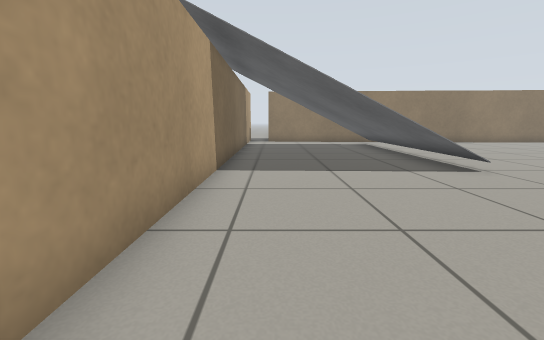
View 1 (above)

20 first-person views from a walk through a world built for the Gazebo simulator. The camera is 0.62 m above the floor, tilts 10° down and sees 90° across. The floor is counted in squares, 0.5 m on a side. Each view is taken from the middle of a square. On the plan, view 1 faces up. The plan holds only what a view shows up to about 12 squares ahead; the rest is blank. The place goes on beyond the plan.

View 2
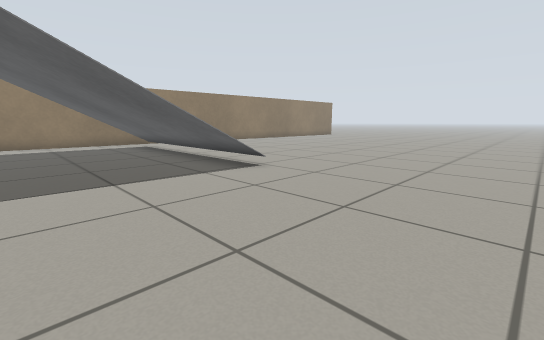

View 3
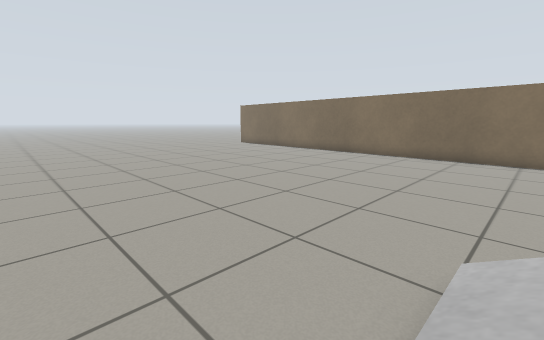

View 4
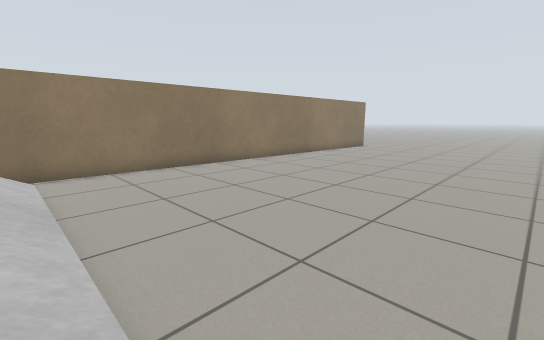

View 5
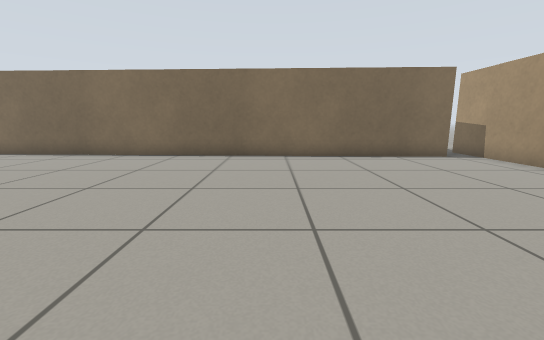

View 6
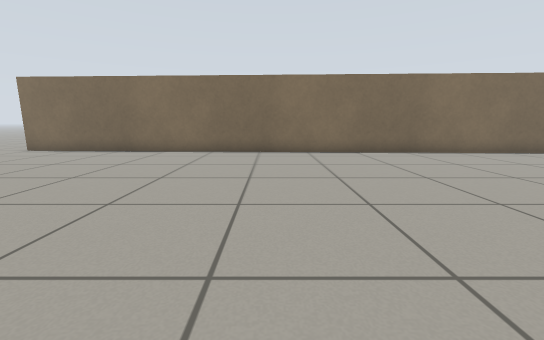

View 7
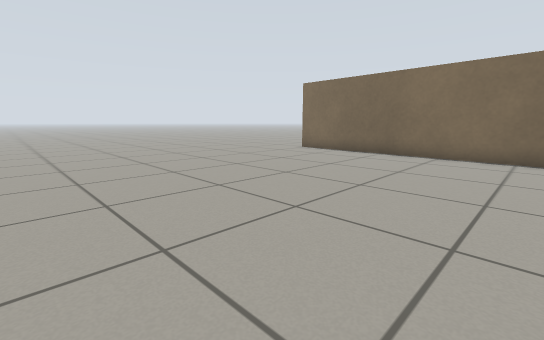

View 8
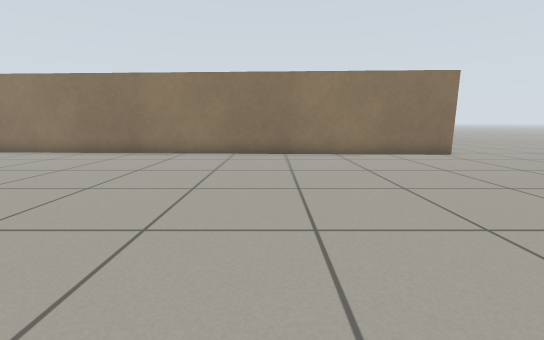

View 9
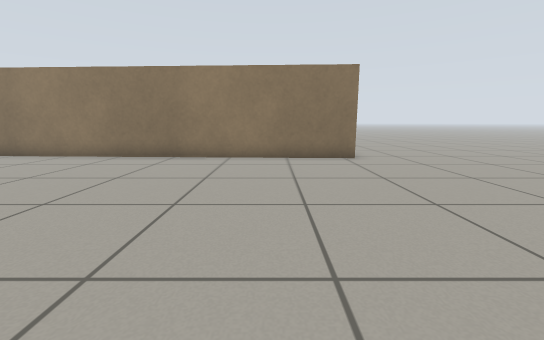

View 10
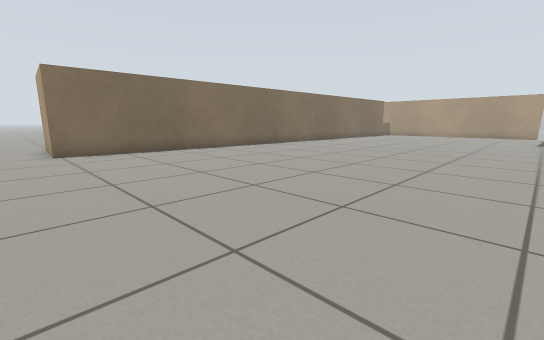

View 11
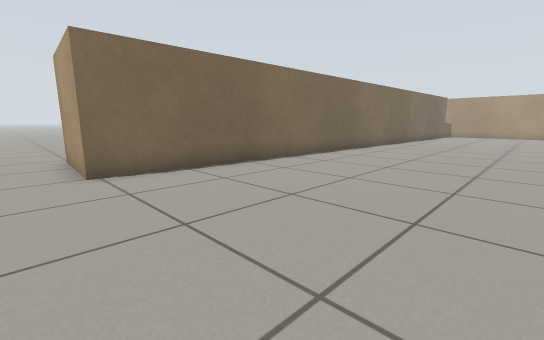

View 12
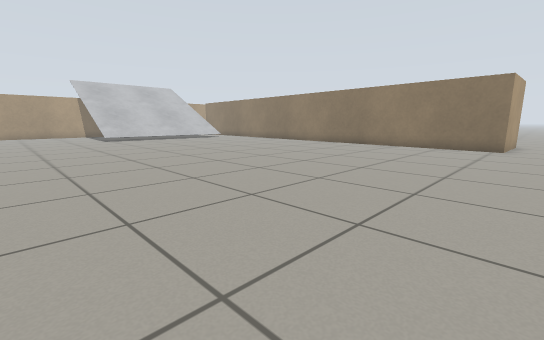

View 13
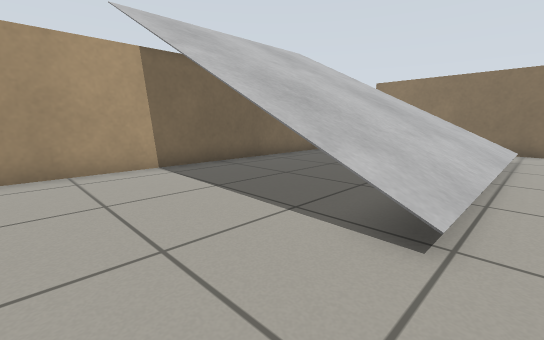

View 14
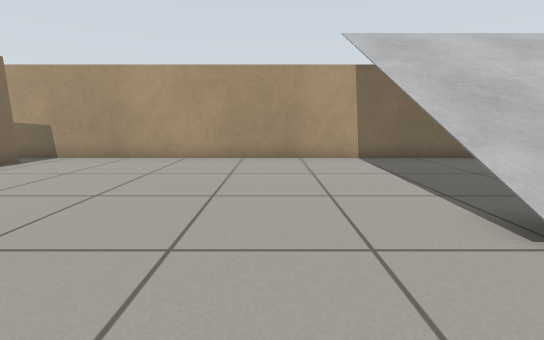

View 15
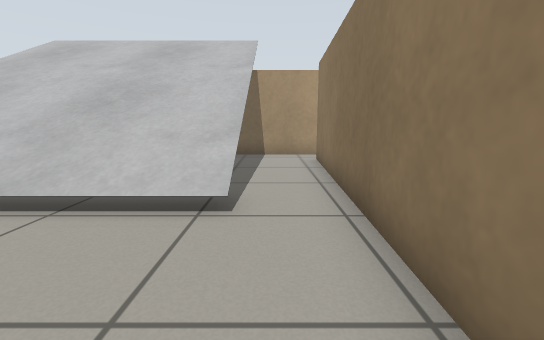

View 16
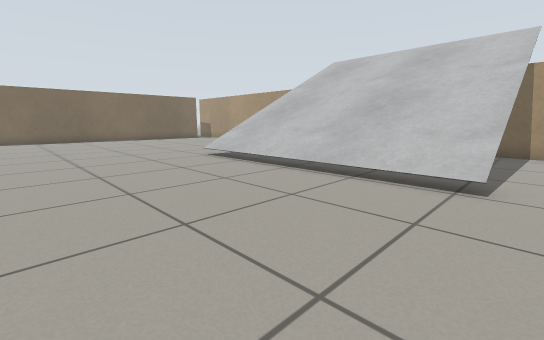

View 17
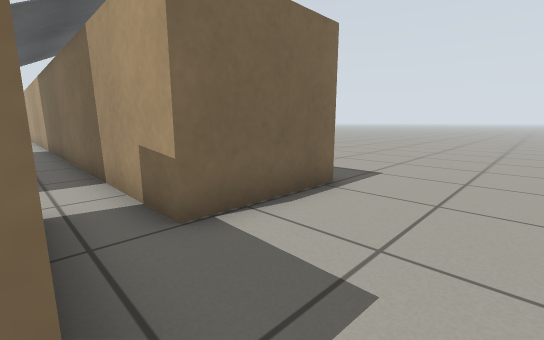

View 18
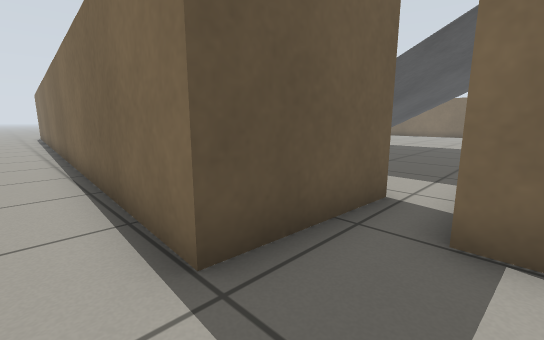

View 19
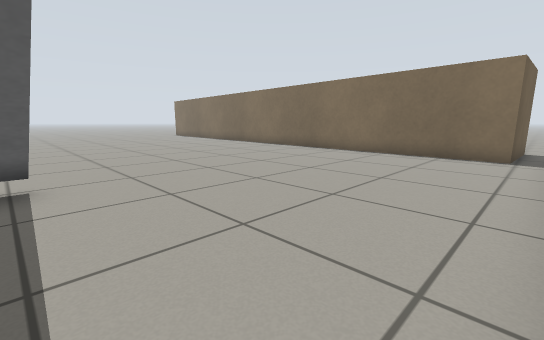

View 20
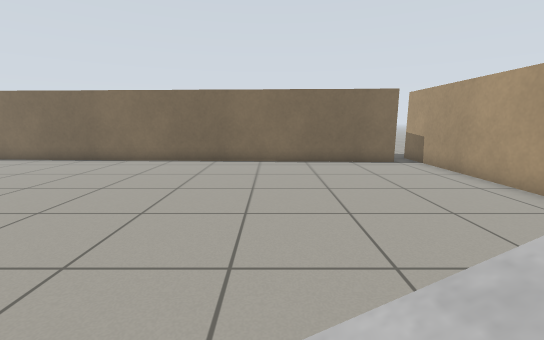

### Floor plan
Key: @ floor where view 1 was taken; # wall or solid block; . floor; / step, stairs or slope; B grey box.
Columns run from 6 left of view 1 to 25 right of it. Each row starts with its distance up from view 1.
 22 .....................
 21 ......#####..........
 20 ......#   ###########
 19 .####.#    #
 18     #.#######                 #.
 17     #.......###################.
 16     #...........................
 15     #../////....................
 14     #../  //....................
 13     #../  //....................
 12     #../  //....................
 11     #../  //....................
 10     #../  //....................
  9     #../  //....................
  8     #../  //....................
  7     #../BBB/....................
  6     #...........................
  5     #...........................
  4     #...........................
  3     #...........................
  2     #...........................
  1     #...........................
  0     #.@.........................
 -1     #...........................
 -2     #...........................
 -3     #...........................
 -4     #.##########................
 -5     #.#        ###############..
 -6      .#                      #..
 -7      .#                      #..
 -8                              #..
 -9                               ..
-10                               ..

Where each view was taken, in squares from view 1:
view 1: 0 up, 0 right, facing up
view 2: 1 up, 0 right, facing up-right
view 3: 10 up, 5 right, facing down-right
view 4: 7 up, 5 right, facing up-right
view 5: 6 up, 6 right, facing down
view 6: 7 up, 13 right, facing down
view 7: 6 up, 15 right, facing down-right
view 8: 6 up, 17 right, facing up
view 9: 7 up, 21 right, facing up
view 10: 7 up, 25 right, facing down-left
view 11: 2 up, 25 right, facing down-left
view 12: 2 up, 25 right, facing up-left
view 13: 4 up, 6 right, facing up-left
view 14: 4 up, 8 right, facing left
view 15: 16 up, 9 right, facing left
view 16: 16 up, 11 right, facing down-left
view 17: 22 up, 0 right, facing down-left
view 18: 22 up, 2 left, facing down-right
view 19: 7 up, 1 left, facing down-right
view 20: 8 up, 5 right, facing down
